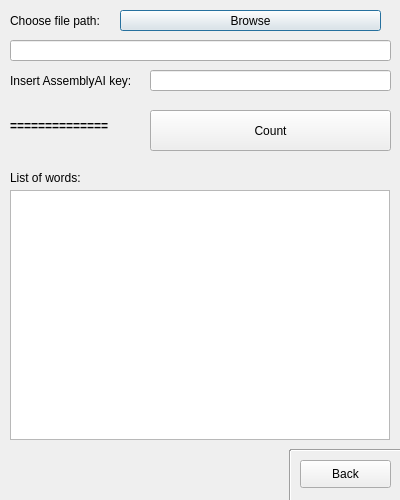
<?xml version="1.0" encoding="UTF-8"?>
<ui version="4.0">
 <class>Dialog</class>
 <widget class="QDialog" name="Dialog">
  <property name="geometry">
   <rect>
    <x>0</x>
    <y>0</y>
    <width>400</width>
    <height>500</height>
   </rect>
  </property>
  <property name="minimumSize">
   <size>
    <width>400</width>
    <height>500</height>
   </size>
  </property>
  <property name="maximumSize">
   <size>
    <width>400</width>
    <height>500</height>
   </size>
  </property>
  <property name="windowTitle">
   <string>Dialog</string>
  </property>
  <widget class="QLineEdit" name="file_path_field">
   <property name="geometry">
    <rect>
     <x>10</x>
     <y>40</y>
     <width>381</width>
     <height>21</height>
    </rect>
   </property>
  </widget>
  <widget class="QPushButton" name="browse_button">
   <property name="geometry">
    <rect>
     <x>120</x>
     <y>10</y>
     <width>261</width>
     <height>21</height>
    </rect>
   </property>
   <property name="text">
    <string>Browse</string>
   </property>
  </widget>
  <widget class="QLabel" name="label">
   <property name="geometry">
    <rect>
     <x>10</x>
     <y>10</y>
     <width>111</width>
     <height>21</height>
    </rect>
   </property>
   <property name="text">
    <string>Choose file path:</string>
   </property>
  </widget>
  <widget class="QLabel" name="label_3">
   <property name="geometry">
    <rect>
     <x>10</x>
     <y>170</y>
     <width>111</width>
     <height>16</height>
    </rect>
   </property>
   <property name="text">
    <string>List of words:</string>
   </property>
  </widget>
  <widget class="QPushButton" name="count_button">
   <property name="geometry">
    <rect>
     <x>150</x>
     <y>110</y>
     <width>241</width>
     <height>41</height>
    </rect>
   </property>
   <property name="text">
    <string>Count</string>
   </property>
  </widget>
  <widget class="QPushButton" name="back_button">
   <property name="geometry">
    <rect>
     <x>300</x>
     <y>460</y>
     <width>91</width>
     <height>28</height>
    </rect>
   </property>
   <property name="text">
    <string>Back</string>
   </property>
  </widget>
  <widget class="Line" name="line_3">
   <property name="geometry">
    <rect>
     <x>290</x>
     <y>440</y>
     <width>121</width>
     <height>20</height>
    </rect>
   </property>
   <property name="orientation">
    <enum>Qt::Horizontal</enum>
   </property>
  </widget>
  <widget class="Line" name="line_4">
   <property name="geometry">
    <rect>
     <x>280</x>
     <y>450</y>
     <width>20</width>
     <height>61</height>
    </rect>
   </property>
   <property name="orientation">
    <enum>Qt::Vertical</enum>
   </property>
  </widget>
  <widget class="QTableWidget" name="words_table_widget">
   <property name="geometry">
    <rect>
     <x>10</x>
     <y>190</y>
     <width>380</width>
     <height>250</height>
    </rect>
   </property>
   <property name="minimumSize">
    <size>
     <width>380</width>
     <height>250</height>
    </size>
   </property>
   <property name="maximumSize">
    <size>
     <width>380</width>
     <height>280</height>
    </size>
   </property>
  </widget>
  <widget class="QLabel" name="label_2">
   <property name="geometry">
    <rect>
     <x>10</x>
     <y>70</y>
     <width>141</width>
     <height>21</height>
    </rect>
   </property>
   <property name="text">
    <string>Insert AssemblyAI key:</string>
   </property>
  </widget>
  <widget class="QLineEdit" name="api_key_field">
   <property name="geometry">
    <rect>
     <x>150</x>
     <y>70</y>
     <width>241</width>
     <height>21</height>
    </rect>
   </property>
  </widget>
  <widget class="QLabel" name="error_widget">
   <property name="geometry">
    <rect>
     <x>10</x>
     <y>100</y>
     <width>131</width>
     <height>51</height>
    </rect>
   </property>
   <property name="font">
    <font>
     <weight>75</weight>
     <bold>true</bold>
    </font>
   </property>
   <property name="text">
    <string>==============</string>
   </property>
   <property name="alignment">
    <set>Qt::AlignLeading|Qt::AlignLeft|Qt::AlignVCenter</set>
   </property>
   <property name="wordWrap">
    <bool>true</bool>
   </property>
  </widget>
  <widget class="QLabel" name="loading_widget">
   <property name="geometry">
    <rect>
     <x>290</x>
     <y>150</y>
     <width>111</width>
     <height>41</height>
    </rect>
   </property>
   <property name="text">
    <string/>
   </property>
  </widget>
  <zorder>loading_widget</zorder>
  <zorder>file_path_field</zorder>
  <zorder>browse_button</zorder>
  <zorder>label</zorder>
  <zorder>label_3</zorder>
  <zorder>count_button</zorder>
  <zorder>back_button</zorder>
  <zorder>line_3</zorder>
  <zorder>line_4</zorder>
  <zorder>words_table_widget</zorder>
  <zorder>label_2</zorder>
  <zorder>api_key_field</zorder>
  <zorder>error_widget</zorder>
 </widget>
 <resources/>
 <connections/>
</ui>
